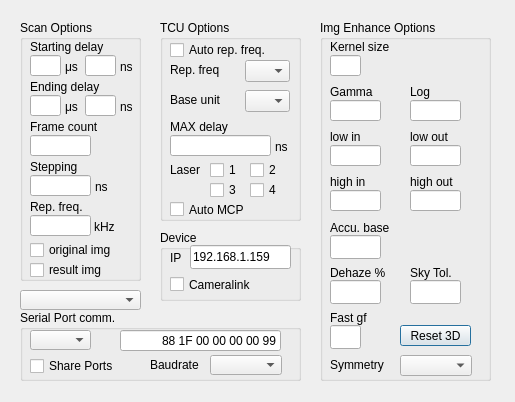
<?xml version="1.0" encoding="UTF-8"?>
<ui version="4.0">
 <class>ProgSettings</class>
 <widget class="QDialog" name="ProgSettings">
  <property name="geometry">
   <rect>
    <x>0</x>
    <y>0</y>
    <width>515</width>
    <height>402</height>
   </rect>
  </property>
  <property name="windowTitle">
   <string>Dialog</string>
  </property>
  <widget class="QGroupBox" name="SCAN_GRP">
   <property name="geometry">
    <rect>
     <x>20</x>
     <y>20</y>
     <width>121</width>
     <height>261</height>
    </rect>
   </property>
   <property name="title">
    <string>Scan Options</string>
   </property>
   <widget class="QLineEdit" name="START_POS_EDIT_N">
    <property name="geometry">
     <rect>
      <x>65</x>
      <y>35</y>
      <width>31</width>
      <height>21</height>
     </rect>
    </property>
    <property name="text">
     <string/>
    </property>
    <property name="alignment">
     <set>Qt::AlignRight|Qt::AlignTrailing|Qt::AlignVCenter</set>
    </property>
   </widget>
   <widget class="QLabel" name="START_LBL">
    <property name="geometry">
     <rect>
      <x>10</x>
      <y>20</y>
      <width>110</width>
      <height>14</height>
     </rect>
    </property>
    <property name="text">
     <string>Starting delay</string>
    </property>
   </widget>
   <widget class="QLabel" name="END_LBL">
    <property name="geometry">
     <rect>
      <x>10</x>
      <y>60</y>
      <width>110</width>
      <height>14</height>
     </rect>
    </property>
    <property name="text">
     <string>Ending delay</string>
    </property>
   </widget>
   <widget class="QLineEdit" name="END_POS_EDIT_N">
    <property name="geometry">
     <rect>
      <x>65</x>
      <y>75</y>
      <width>31</width>
      <height>21</height>
     </rect>
    </property>
    <property name="alignment">
     <set>Qt::AlignRight|Qt::AlignTrailing|Qt::AlignVCenter</set>
    </property>
   </widget>
   <widget class="QLabel" name="FRAME_LBL">
    <property name="geometry">
     <rect>
      <x>10</x>
      <y>100</y>
      <width>86</width>
      <height>14</height>
     </rect>
    </property>
    <property name="text">
     <string>Frame count</string>
    </property>
   </widget>
   <widget class="QLineEdit" name="FRAME_COUNT_EDIT">
    <property name="geometry">
     <rect>
      <x>10</x>
      <y>115</y>
      <width>61</width>
      <height>21</height>
     </rect>
    </property>
    <property name="alignment">
     <set>Qt::AlignRight|Qt::AlignTrailing|Qt::AlignVCenter</set>
    </property>
   </widget>
   <widget class="QLabel" name="STEP_LBL">
    <property name="geometry">
     <rect>
      <x>10</x>
      <y>140</y>
      <width>86</width>
      <height>14</height>
     </rect>
    </property>
    <property name="text">
     <string>Stepping</string>
    </property>
   </widget>
   <widget class="QLineEdit" name="STEP_SIZE_EDIT">
    <property name="geometry">
     <rect>
      <x>10</x>
      <y>155</y>
      <width>61</width>
      <height>21</height>
     </rect>
    </property>
    <property name="alignment">
     <set>Qt::AlignRight|Qt::AlignTrailing|Qt::AlignVCenter</set>
    </property>
   </widget>
   <widget class="QLabel" name="UNIT_NS">
    <property name="geometry">
     <rect>
      <x>100</x>
      <y>40</y>
      <width>21</width>
      <height>14</height>
     </rect>
    </property>
    <property name="text">
     <string>ns</string>
    </property>
   </widget>
   <widget class="QLabel" name="UNIT_NS_2">
    <property name="geometry">
     <rect>
      <x>100</x>
      <y>80</y>
      <width>21</width>
      <height>14</height>
     </rect>
    </property>
    <property name="text">
     <string>ns</string>
    </property>
   </widget>
   <widget class="QLabel" name="UNIT_NS_3">
    <property name="geometry">
     <rect>
      <x>75</x>
      <y>160</y>
      <width>21</width>
      <height>14</height>
     </rect>
    </property>
    <property name="text">
     <string>ns</string>
    </property>
   </widget>
   <widget class="QLabel" name="FREQ_UNIT">
    <property name="geometry">
     <rect>
      <x>74</x>
      <y>200</y>
      <width>21</width>
      <height>14</height>
     </rect>
    </property>
    <property name="text">
     <string>kHz</string>
    </property>
   </widget>
   <widget class="QLineEdit" name="REP_FREQ_EDIT">
    <property name="geometry">
     <rect>
      <x>10</x>
      <y>195</y>
      <width>61</width>
      <height>21</height>
     </rect>
    </property>
    <property name="alignment">
     <set>Qt::AlignRight|Qt::AlignTrailing|Qt::AlignVCenter</set>
    </property>
   </widget>
   <widget class="QLabel" name="FREQ_LBL">
    <property name="geometry">
     <rect>
      <x>10</x>
      <y>180</y>
      <width>86</width>
      <height>14</height>
     </rect>
    </property>
    <property name="text">
     <string>Rep. freq.</string>
    </property>
   </widget>
   <widget class="QCheckBox" name="SAVE_SCAN_ORI_CHK">
    <property name="geometry">
     <rect>
      <x>10</x>
      <y>220</y>
      <width>109</width>
      <height>20</height>
     </rect>
    </property>
    <property name="text">
     <string>original img</string>
    </property>
   </widget>
   <widget class="QLabel" name="UNIT_US">
    <property name="geometry">
     <rect>
      <x>45</x>
      <y>40</y>
      <width>21</width>
      <height>14</height>
     </rect>
    </property>
    <property name="text">
     <string>μs</string>
    </property>
   </widget>
   <widget class="QLineEdit" name="START_POS_EDIT_U">
    <property name="geometry">
     <rect>
      <x>10</x>
      <y>35</y>
      <width>31</width>
      <height>21</height>
     </rect>
    </property>
    <property name="text">
     <string/>
    </property>
    <property name="alignment">
     <set>Qt::AlignRight|Qt::AlignTrailing|Qt::AlignVCenter</set>
    </property>
   </widget>
   <widget class="QLineEdit" name="END_POS_EDIT_U">
    <property name="geometry">
     <rect>
      <x>10</x>
      <y>75</y>
      <width>31</width>
      <height>21</height>
     </rect>
    </property>
    <property name="alignment">
     <set>Qt::AlignRight|Qt::AlignTrailing|Qt::AlignVCenter</set>
    </property>
   </widget>
   <widget class="QLabel" name="UNIT_US_2">
    <property name="geometry">
     <rect>
      <x>45</x>
      <y>80</y>
      <width>21</width>
      <height>14</height>
     </rect>
    </property>
    <property name="text">
     <string>μs</string>
    </property>
   </widget>
   <widget class="QCheckBox" name="SAVE_SCAN_RES_CHK">
    <property name="geometry">
     <rect>
      <x>10</x>
      <y>240</y>
      <width>95</width>
      <height>20</height>
     </rect>
    </property>
    <property name="text">
     <string>result img</string>
    </property>
   </widget>
  </widget>
  <widget class="QGroupBox" name="ENHANCE_GROUP">
   <property name="geometry">
    <rect>
     <x>320</x>
     <y>20</y>
     <width>171</width>
     <height>361</height>
    </rect>
   </property>
   <property name="title">
    <string>Img Enhance Options</string>
   </property>
   <widget class="QLineEdit" name="KERNEL_EDIT">
    <property name="geometry">
     <rect>
      <x>10</x>
      <y>35</y>
      <width>31</width>
      <height>21</height>
     </rect>
    </property>
    <property name="alignment">
     <set>Qt::AlignRight|Qt::AlignTrailing|Qt::AlignVCenter</set>
    </property>
   </widget>
   <widget class="QLabel" name="KERNEL_SIZE">
    <property name="geometry">
     <rect>
      <x>10</x>
      <y>20</y>
      <width>80</width>
      <height>14</height>
     </rect>
    </property>
    <property name="text">
     <string>Kernel size</string>
    </property>
   </widget>
   <widget class="QLineEdit" name="LOW_IN_EDIT">
    <property name="geometry">
     <rect>
      <x>10</x>
      <y>125</y>
      <width>51</width>
      <height>21</height>
     </rect>
    </property>
    <property name="alignment">
     <set>Qt::AlignRight|Qt::AlignTrailing|Qt::AlignVCenter</set>
    </property>
   </widget>
   <widget class="QLineEdit" name="LOW_OUT_EDIT">
    <property name="geometry">
     <rect>
      <x>90</x>
      <y>125</y>
      <width>51</width>
      <height>21</height>
     </rect>
    </property>
    <property name="alignment">
     <set>Qt::AlignRight|Qt::AlignTrailing|Qt::AlignVCenter</set>
    </property>
   </widget>
   <widget class="QLineEdit" name="HIGH_IN_EDIT">
    <property name="geometry">
     <rect>
      <x>10</x>
      <y>170</y>
      <width>51</width>
      <height>21</height>
     </rect>
    </property>
    <property name="alignment">
     <set>Qt::AlignRight|Qt::AlignTrailing|Qt::AlignVCenter</set>
    </property>
   </widget>
   <widget class="QLineEdit" name="HIGH_OUT_EDIT">
    <property name="geometry">
     <rect>
      <x>90</x>
      <y>170</y>
      <width>51</width>
      <height>21</height>
     </rect>
    </property>
    <property name="alignment">
     <set>Qt::AlignRight|Qt::AlignTrailing|Qt::AlignVCenter</set>
    </property>
   </widget>
   <widget class="QLineEdit" name="GAMMA_EDIT">
    <property name="geometry">
     <rect>
      <x>10</x>
      <y>80</y>
      <width>51</width>
      <height>21</height>
     </rect>
    </property>
    <property name="alignment">
     <set>Qt::AlignRight|Qt::AlignTrailing|Qt::AlignVCenter</set>
    </property>
   </widget>
   <widget class="QLabel" name="LOW_IN">
    <property name="geometry">
     <rect>
      <x>10</x>
      <y>110</y>
      <width>60</width>
      <height>13</height>
     </rect>
    </property>
    <property name="text">
     <string>low in</string>
    </property>
   </widget>
   <widget class="QLabel" name="HIGH_IN">
    <property name="geometry">
     <rect>
      <x>10</x>
      <y>155</y>
      <width>60</width>
      <height>14</height>
     </rect>
    </property>
    <property name="text">
     <string>high in</string>
    </property>
   </widget>
   <widget class="QLabel" name="LOW_OUT">
    <property name="geometry">
     <rect>
      <x>90</x>
      <y>110</y>
      <width>60</width>
      <height>14</height>
     </rect>
    </property>
    <property name="text">
     <string>low out</string>
    </property>
   </widget>
   <widget class="QLabel" name="HIGH_OUT">
    <property name="geometry">
     <rect>
      <x>90</x>
      <y>155</y>
      <width>60</width>
      <height>14</height>
     </rect>
    </property>
    <property name="text">
     <string>high out</string>
    </property>
   </widget>
   <widget class="QLabel" name="GAMMA">
    <property name="geometry">
     <rect>
      <x>10</x>
      <y>65</y>
      <width>60</width>
      <height>14</height>
     </rect>
    </property>
    <property name="text">
     <string>Gamma</string>
    </property>
   </widget>
   <widget class="QLineEdit" name="LOG_EDIT">
    <property name="geometry">
     <rect>
      <x>90</x>
      <y>80</y>
      <width>51</width>
      <height>21</height>
     </rect>
    </property>
    <property name="alignment">
     <set>Qt::AlignRight|Qt::AlignTrailing|Qt::AlignVCenter</set>
    </property>
   </widget>
   <widget class="QLabel" name="LOG">
    <property name="geometry">
     <rect>
      <x>90</x>
      <y>65</y>
      <width>60</width>
      <height>14</height>
     </rect>
    </property>
    <property name="text">
     <string>Log</string>
    </property>
   </widget>
   <widget class="QLabel" name="ACCU_BASE">
    <property name="geometry">
     <rect>
      <x>10</x>
      <y>200</y>
      <width>81</width>
      <height>16</height>
     </rect>
    </property>
    <property name="text">
     <string>Accu. base</string>
    </property>
   </widget>
   <widget class="QLineEdit" name="ACCU_BASE_EDIT">
    <property name="geometry">
     <rect>
      <x>10</x>
      <y>215</y>
      <width>51</width>
      <height>24</height>
     </rect>
    </property>
    <property name="alignment">
     <set>Qt::AlignRight|Qt::AlignTrailing|Qt::AlignVCenter</set>
    </property>
   </widget>
   <widget class="QLineEdit" name="DEHAZE_PCT_EDIT">
    <property name="geometry">
     <rect>
      <x>10</x>
      <y>260</y>
      <width>51</width>
      <height>24</height>
     </rect>
    </property>
    <property name="alignment">
     <set>Qt::AlignRight|Qt::AlignTrailing|Qt::AlignVCenter</set>
    </property>
   </widget>
   <widget class="QLabel" name="DEHAZE_PCT">
    <property name="geometry">
     <rect>
      <x>10</x>
      <y>245</y>
      <width>71</width>
      <height>16</height>
     </rect>
    </property>
    <property name="text">
     <string>Dehaze %</string>
    </property>
   </widget>
   <widget class="QLabel" name="SKY_TOLERANCE">
    <property name="geometry">
     <rect>
      <x>90</x>
      <y>245</y>
      <width>61</width>
      <height>16</height>
     </rect>
    </property>
    <property name="text">
     <string>Sky Tol.</string>
    </property>
   </widget>
   <widget class="QLineEdit" name="SKY_TOLERANCE_EDIT">
    <property name="geometry">
     <rect>
      <x>90</x>
      <y>260</y>
      <width>51</width>
      <height>24</height>
     </rect>
    </property>
    <property name="alignment">
     <set>Qt::AlignRight|Qt::AlignTrailing|Qt::AlignVCenter</set>
    </property>
   </widget>
   <widget class="QLineEdit" name="FAST_GF_EDIT">
    <property name="geometry">
     <rect>
      <x>10</x>
      <y>305</y>
      <width>31</width>
      <height>24</height>
     </rect>
    </property>
    <property name="alignment">
     <set>Qt::AlignRight|Qt::AlignTrailing|Qt::AlignVCenter</set>
    </property>
   </widget>
   <widget class="QLabel" name="FAST_GF">
    <property name="geometry">
     <rect>
      <x>10</x>
      <y>290</y>
      <width>61</width>
      <height>16</height>
     </rect>
    </property>
    <property name="text">
     <string>Fast gf</string>
    </property>
   </widget>
   <widget class="QPushButton" name="RESET_3D_BTN">
    <property name="geometry">
     <rect>
      <x>80</x>
      <y>305</y>
      <width>71</width>
      <height>21</height>
     </rect>
    </property>
    <property name="text">
     <string>Reset 3D</string>
    </property>
   </widget>
   <widget class="QComboBox" name="SYMMETRY_LIST">
    <property name="geometry">
     <rect>
      <x>80</x>
      <y>335</y>
      <width>72</width>
      <height>21</height>
     </rect>
    </property>
   </widget>
   <widget class="QLabel" name="SYMMETRY">
    <property name="geometry">
     <rect>
      <x>10</x>
      <y>337</y>
      <width>71</width>
      <height>16</height>
     </rect>
    </property>
    <property name="text">
     <string>Symmetry</string>
    </property>
   </widget>
  </widget>
  <widget class="QGroupBox" name="SERIAL_COMM_GRP">
   <property name="geometry">
    <rect>
     <x>20</x>
     <y>310</y>
     <width>281</width>
     <height>71</height>
    </rect>
   </property>
   <property name="title">
    <string>Serial Port comm.</string>
   </property>
   <widget class="QComboBox" name="COM_LIST">
    <property name="geometry">
     <rect>
      <x>10</x>
      <y>20</y>
      <width>61</width>
      <height>20</height>
     </rect>
    </property>
   </widget>
   <widget class="QCheckBox" name="SHARE_CHK">
    <property name="geometry">
     <rect>
      <x>10</x>
      <y>45</y>
      <width>101</width>
      <height>22</height>
     </rect>
    </property>
    <property name="text">
     <string>Share Ports</string>
    </property>
    <property name="checked">
     <bool>false</bool>
    </property>
   </widget>
   <widget class="QComboBox" name="BAUDRATE_LIST">
    <property name="geometry">
     <rect>
      <x>190</x>
      <y>45</y>
      <width>72</width>
      <height>20</height>
     </rect>
    </property>
   </widget>
   <widget class="QLabel" name="BAUDRATE">
    <property name="geometry">
     <rect>
      <x>130</x>
      <y>47</y>
      <width>61</width>
      <height>16</height>
     </rect>
    </property>
    <property name="text">
     <string>Baudrate</string>
    </property>
   </widget>
   <widget class="QLineEdit" name="COM_DATA_EDT">
    <property name="geometry">
     <rect>
      <x>100</x>
      <y>20</y>
      <width>161</width>
      <height>21</height>
     </rect>
    </property>
    <property name="text">
     <string>88 1F 00 00 00 00 99</string>
    </property>
    <property name="alignment">
     <set>Qt::AlignRight|Qt::AlignTrailing|Qt::AlignVCenter</set>
    </property>
   </widget>
  </widget>
  <widget class="QGroupBox" name="TCU_GRP">
   <property name="geometry">
    <rect>
     <x>160</x>
     <y>20</y>
     <width>141</width>
     <height>201</height>
    </rect>
   </property>
   <property name="title">
    <string>TCU Options</string>
   </property>
   <widget class="QCheckBox" name="AUTO_REP_FREQ_CHK">
    <property name="geometry">
     <rect>
      <x>10</x>
      <y>20</y>
      <width>130</width>
      <height>20</height>
     </rect>
    </property>
    <property name="text">
     <string>Auto rep. freq.</string>
    </property>
   </widget>
   <widget class="QLineEdit" name="MAX_DIST_EDT">
    <property name="geometry">
     <rect>
      <x>10</x>
      <y>115</y>
      <width>101</width>
      <height>21</height>
     </rect>
    </property>
    <property name="alignment">
     <set>Qt::AlignRight|Qt::AlignTrailing|Qt::AlignVCenter</set>
    </property>
   </widget>
   <widget class="QLabel" name="MAX_DIST">
    <property name="geometry">
     <rect>
      <x>10</x>
      <y>100</y>
      <width>126</width>
      <height>14</height>
     </rect>
    </property>
    <property name="text">
     <string>MAX delay</string>
    </property>
   </widget>
   <widget class="QLabel" name="MAX_DIST_UNIT">
    <property name="geometry">
     <rect>
      <x>115</x>
      <y>120</y>
      <width>21</width>
      <height>14</height>
     </rect>
    </property>
    <property name="text">
     <string>ns</string>
    </property>
   </widget>
   <widget class="QLabel" name="BASE_UNIT">
    <property name="geometry">
     <rect>
      <x>10</x>
      <y>73</y>
      <width>70</width>
      <height>14</height>
     </rect>
    </property>
    <property name="text">
     <string>Base unit</string>
    </property>
   </widget>
   <widget class="QComboBox" name="UNIT_LIST">
    <property name="geometry">
     <rect>
      <x>85</x>
      <y>70</y>
      <width>45</width>
      <height>22</height>
     </rect>
    </property>
   </widget>
   <widget class="QComboBox" name="HZ_LIST">
    <property name="geometry">
     <rect>
      <x>85</x>
      <y>40</y>
      <width>45</width>
      <height>22</height>
     </rect>
    </property>
   </widget>
   <widget class="QLabel" name="REP_FREQ_UNIT">
    <property name="geometry">
     <rect>
      <x>10</x>
      <y>43</y>
      <width>70</width>
      <height>14</height>
     </rect>
    </property>
    <property name="text">
     <string>Rep. freq</string>
    </property>
   </widget>
   <widget class="QCheckBox" name="LASER_CHK_1">
    <property name="geometry">
     <rect>
      <x>50</x>
      <y>140</y>
      <width>32</width>
      <height>20</height>
     </rect>
    </property>
    <property name="text">
     <string>1</string>
    </property>
   </widget>
   <widget class="QCheckBox" name="LASER_CHK_2">
    <property name="geometry">
     <rect>
      <x>90</x>
      <y>140</y>
      <width>32</width>
      <height>20</height>
     </rect>
    </property>
    <property name="text">
     <string>2</string>
    </property>
   </widget>
   <widget class="QCheckBox" name="LASER_CHK_3">
    <property name="geometry">
     <rect>
      <x>50</x>
      <y>160</y>
      <width>32</width>
      <height>20</height>
     </rect>
    </property>
    <property name="text">
     <string>3</string>
    </property>
   </widget>
   <widget class="QCheckBox" name="LASER_CHK_4">
    <property name="geometry">
     <rect>
      <x>90</x>
      <y>160</y>
      <width>32</width>
      <height>20</height>
     </rect>
    </property>
    <property name="text">
     <string>4</string>
    </property>
   </widget>
   <widget class="QLabel" name="LASER">
    <property name="geometry">
     <rect>
      <x>10</x>
      <y>143</y>
      <width>35</width>
      <height>14</height>
     </rect>
    </property>
    <property name="text">
     <string>Laser</string>
    </property>
   </widget>
   <widget class="QCheckBox" name="AUTO_MCP_CHK">
    <property name="geometry">
     <rect>
      <x>10</x>
      <y>180</y>
      <width>81</width>
      <height>19</height>
     </rect>
    </property>
    <property name="text">
     <string>Auto MCP</string>
    </property>
   </widget>
  </widget>
  <widget class="QGroupBox" name="DEVICE_GRP">
   <property name="geometry">
    <rect>
     <x>160</x>
     <y>230</y>
     <width>141</width>
     <height>71</height>
    </rect>
   </property>
   <property name="title">
    <string>Device</string>
   </property>
   <widget class="QLineEdit" name="IP_EDIT">
    <property name="geometry">
     <rect>
      <x>30</x>
      <y>15</y>
      <width>101</width>
      <height>24</height>
     </rect>
    </property>
    <property name="text">
     <string>192.168.1.159</string>
    </property>
   </widget>
   <widget class="QLabel" name="IP">
    <property name="geometry">
     <rect>
      <x>10</x>
      <y>20</y>
      <width>21</width>
      <height>16</height>
     </rect>
    </property>
    <property name="text">
     <string>IP</string>
    </property>
   </widget>
   <widget class="QCheckBox" name="CAMERALINK_CHK">
    <property name="geometry">
     <rect>
      <x>10</x>
      <y>45</y>
      <width>91</width>
      <height>19</height>
     </rect>
    </property>
    <property name="text">
     <string>Cameralink</string>
    </property>
   </widget>
  </widget>
  <widget class="QComboBox" name="PIXEL_FORMAT_LIST">
   <property name="geometry">
    <rect>
     <x>20</x>
     <y>290</y>
     <width>121</width>
     <height>20</height>
    </rect>
   </property>
  </widget>
 </widget>
 <resources/>
 <connections/>
</ui>
